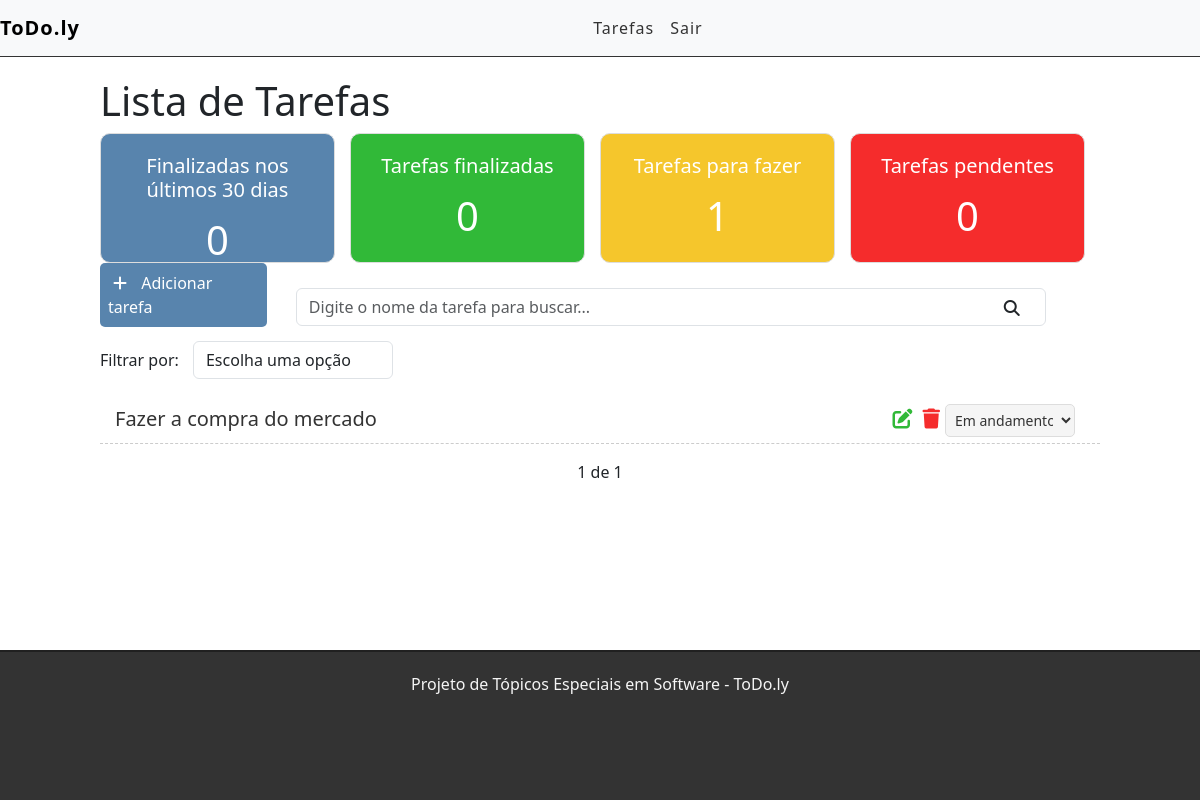
The page / (signed in) on the database as committed earlier.
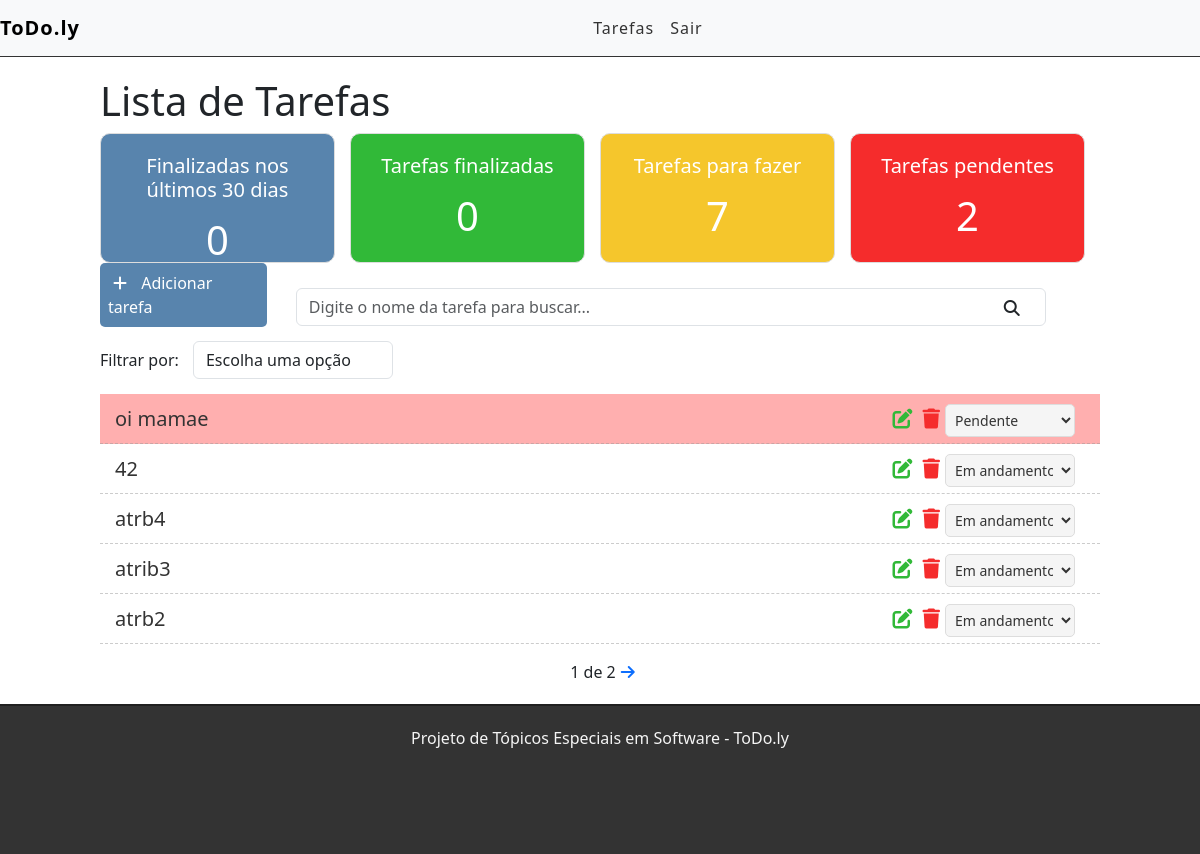
The same page on the database as committed later.
### tarefas/models.py (models this page shows, shortened)
class Tarefa(models.Model):
    STATUS = (
        ('doing', 'Em andamento'),
        ('done', 'Concluída'),
        ('pending', 'Pendente')
    )
    titulo = models.CharField(max_length=50)
    descricao = models.TextField()
    done = models.CharField(
        max_length=7,
        choices=STATUS,
    )
    user = models.ForeignKey(User, on_delete=models.CASCADE, related_name="tasks_created")
    created_at = models.DateTimeField(auto_now_add=True)
    updated_at = models.DateTimeField(auto_now=True)

### tarefas/views.py (the view)
# urls.py: path('', views.listaTarefa, name='lista-tarefa'),
@login_required
def listaTarefa(request):
    search = request.GET.get('search')
    filter = request.GET.get('filter')
    tarefasPendentes = Tarefa.objects.filter(done='pending', user=request.user).count()
    tarefasFeitasRecentemente = Tarefa.objects.filter(done='done', updated_at__gt=timezone.now()-datetime.timedelta(days=30), user=request.user).count()
    tarefasFeitas = Tarefa.objects.filter(done='done', user=request.user).count()
    tarefasFazendo = Tarefa.objects.filter(done='doing', user=request.user).count()
    if search:
        tarefas = Tarefa.objects.filter(titulo__icontains=search, user=request.user)
    elif filter:
        tarefas = Tarefa.objects.filter(done=filter, user=request.user)
    else:
        tarefas_lista = Tarefa.objects.all().order_by('-created_at').filter(user=request.user)
        paginacao = Paginator(tarefas_lista, 5)
        pagina = request.GET.get('pagina')
        tarefas = paginacao.get_page(pagina)
    return render(request, 'tarefas/lista.html', {'tarefas': tarefas, 'tarefasrecentes': tarefasFeitasRecentemente, 'tarefasfeitas': tarefasFeitas, 'tarefasfazendo': tarefasFazendo, 'tarefaspendentes': tarefasPendentes})

### tarefas/templates/tarefas/lista.html (shortened to what this page needs)
{% extends 'base.html' %}
{% block content %}
<div class="offset-1 col-10 list-div">
    <h1>Lista de Tarefas</h1>
    <div class="container dashboard">
        <div class="col-4 dashboard-box" id="dashboard-lastdays">
            <h4>Finalizadas nos últimos 30 dias</h4>
            <span>{{ tarefasrecentes }}</span>
        </div>
        <div class="col-4 dashboard-box" id="dashboard-done">
            <h4>Tarefas finalizadas</h4>
            <span>{{ tarefasfeitas }}</span>
        </div>
        <div class="col-4 dashboard-box" id="dashboard-doing">
            <h4>Tarefas para fazer</h4>
            <span>{{ tarefasfazendo }}</span>
        </div>
        <div class="col-4 dashboard-box" id="dashboard-pending">
            <h4>Tarefas pendentes</h4>
            <span>{{ tarefaspendentes }}</span>
        </div>
    </div>
    <a id="add-link" href="novatarefa/">
        <div class="col-2 add-div">
            <i class="fas fa-plus"></i> Adicionar tarefa
        </div>
    </a>
    <div class="col-9 search-div">
        <form method="GET" id="search-form">
            <input class="form-control" type="text" id="search" name="search" placeholder="Digite o nome da tarefa para buscar..." value="{{ request.GET.search}}">
            <i class="fas fa-search" id="search-btn"></i>
        </form>
    </div>
    <div class="col-12 filter-div">
        <span>Filtrar por:</span>
        <select name="filter" id="filter" class="form-control">
            <option value="">Escolha uma opção</option>
        </select>
    </div>
    <ul class="task-list">
        {% for tarefa in tarefas %}
        <li class="task-item {% if tarefa.done == 'pending' %}pending{% elif tarefa.done == 'done' %}done{% endif %}">
            <form method="POST" action="{% url 'alterar-status' tarefa.id %}" style="display:inline;">
                <span><a href="/tarefa/{{ tarefa.id }}">{{ tarefa.titulo }}</a></span>
                <select id="status" name="status" onchange="this.form.submit()">
                    <option value="doing" {% if tarefa.done == 'doing' %}selected{% endif %}>Em andamento</option>
                    <option value="pending" {% if tarefa.done == 'pending' %}selected{% endif %}>Pendente</option>
                </select>
            </form>
            <a href="excluir/{{ tarefa.id }}" class="deleta-btn"><span><i class="fas fa-trash"></i></span></a>
            <a href="editar/{{ tarefa.id }}"><span><i class="fas fa-edit"></i></span></a>
        </li>
        {% endfor %}
    </ul>
    <div class="paginacao">
        <span class="steplinks">
            {% if tarefas.paginator.num_pages %}
            <span class="current">
                {{ tarefas.number }} de {{ tarefas.paginator.num_pages }}
            </span>
            {% endif %}
            {% if tarefas.has_next %}
                <a href="?pagina={{ tarefas.next_page_number }}"><i class="fas fa-arrow-right"></i></a>
            {% endif %}
        </span>
    </div>
</div>
{% endblock %}

### tarefas/templates/base.html (shortened to what this page needs)
{% load static %}
<!DOCTYPE html>
<html lang="pt-br">
<head>
    <link rel="stylesheet" href="https://cdn.jsdelivr.net/npm/bootstrap@5.3.3/dist/css/bootstrap.min.css">
    {% load static %}
    <link rel="stylesheet" href="{% static 'css/style.css' %}">
    <link rel="stylesheet" href="{% static 'css/task.css' %}">
</head>
<body>
    <div class="container-fluid">
        <nav class="navbar navbar-expand-lg navbar-light bg-light">
            <a class="navbar-brand" href="/">ToDo.ly</a>
            <div class="collapse navbar-collapse" id="navbarSupportedContent">
                <ul class="navbar-nav">
                    {% if user.is_authenticated %}
                        <li class="nav-item">
                            <a class="nav-link" href="/">Tarefas</a>
                        </li>
                        <li class="nav-item">
                            <a class="nav-link" href="{% url 'logout' %}">Sair</a>
                        </li>
                    {% else %}
                        <li class="nav-item">
                            <a class="nav-link" href="/accounts/login">Entrar</a>
                        </li>
                    {% endif %}
                </ul>
            </div>
        </nav>
        {% block content %}{% endblock %}
        <footer>
            <p>Projeto de Tópicos Especiais em Software - ToDo.ly</p>
        </footer>
    </div>
</body>
</html>

### tarefas/static/css/style.css (style rules this page uses)
.container-fluid { padding: 0px; }
.navbar { border-bottom: 1px solid #333; margin-bottom: 20px; }
.navbar-nav { margin: auto; }
.navbar-brand { font-weight: bold; }
.navbar-light, .navbar-nav, a.nav-link { color: #333; letter-spacing: 1px; }
.dashboard { padding: 0px; width: 100%; display: block; }
.dashboard h4 { font-size: 20px; }
.dashboard span { font-size: 40px; display: block; width: 100%; }
.dashboard-box { border: 1px solid #ddd; border-radius: 10px; float: left; background-color: #dfdfdf; color: #fff; padding: 20px; box-sizing: border-box; height: 130px; width: 23.5%; text-align: center; }
.dashboard-box:nth-child(2) { margin-left: 1.5%; margin-right: 1.5%; }
.dashboard-box:nth-child(3) { margin-right: 1.5%; }
#dashboard-lastdays { background-color: #5884ad; }
#dashboard-doing { background-color: #f5c62c; }
#dashboard-pending { background-color: #f52c2c; }
#add-link { text-decoration: none; }
.add-div { background-color: #5884ad; cursor: pointer; display: inline-block; color: #FFF; padding: 8px; border-radius: 5px; margin-right: 25px; }
.fas.fa-plus { color: #FFF; margin-right: 10px; margin-left: 5px; }
.fas.fa-search { position: absolute; top: 12px; right: 26px; cursor: pointer; }
.search-div { position: relative; padding: 0; margin-top: 15px; margin-bottom: 15px; display: inline-block; }
.filter-div { margin-bottom: 15px; padding: 0px }
#filter { display: inline-block; width: 200px; margin-left: 10px; }
.list-div { padding: 0; }
.task-list { padding-left: 0; }
.task-item span a { color: #333; text-decoration: none; }
.fas.fa-trash, .fas.fa-edit { cursor: pointer; margin: 5px; font-size: 20px; float: right; }
.fas.fa-trash { color: #f52c2c; }
.paginacao { margin-bottom: 20px; }
.steplinks { display: flex; justify-content: center; margin-left: auto; margin-right: auto; }
.steplinks .current { margin-left: 5px; margin-right: 5px; }

### tarefas/static/css/task.css (style rules this page uses)
.task-item.pending { background-color: rgba(255, 0, 0, 0.315) !important; }
#status { width: 130px; border: 1px solid #ddd; border-radius: 5px; padding: 5px; background-color: #f5f5f5; font-size: 14px; color: #333; margin-right: 10px; float: right; }
#dashboard-done { background-color: #31b938; }
.task-item { list-style: none; font-size: 20px; height: 50px; padding: 0px 15px; padding-top: 10px; border-bottom: 1px dashed #99999980; }
.fas.fa-edit { color: #31b938; }
html, body { height: 100%; margin: 0; }
.container-fluid { min-height: 100vh; display: flex; flex-direction: column; }
.container-fluid > div { flex: 1; }
footer { background-color: #333; height: 150px; border-top: 2px solid #202020; color: #f5f5f5; text-align: center; padding: 20px; }

Rows that differ between the two databases and show on the page:
no longer on this page (row unchanged): Tarefa: titulo "Fazer a compra do mercado", status "Em andamento"
added Tarefa: titulo "oi mamae", status "Pendente"
added Tarefa: titulo "42", status "Em andamento"
added Tarefa: titulo "atrb4", status "Em andamento"
added Tarefa: titulo "atrib3", status "Em andamento"
added Tarefa: titulo "atrb2", status "Em andamento"
Other text that changed with them:
{{ tarefasfazendo }}: "1" → "7"
{{ tarefaspendentes }}: "0" → "2"
{{ tarefas.paginator.num_pages }}: "1" → "2"
